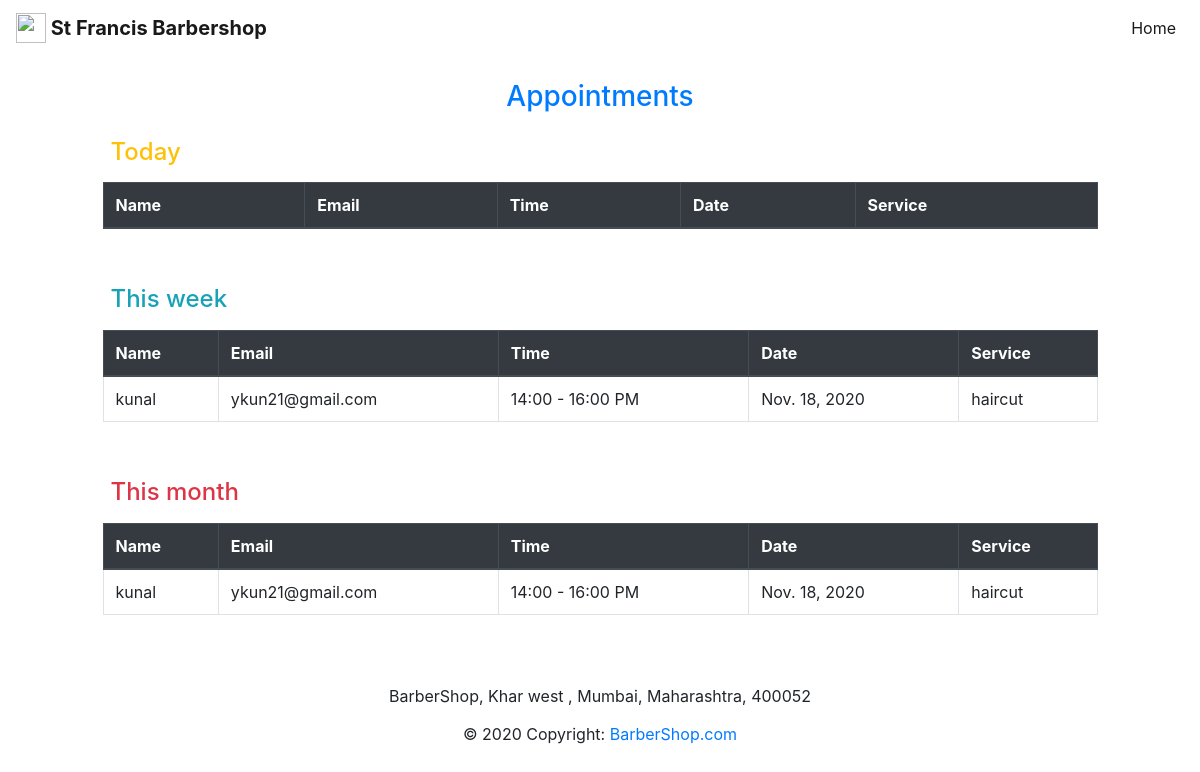
The app's page /appointment_list/ (signed in), older data.
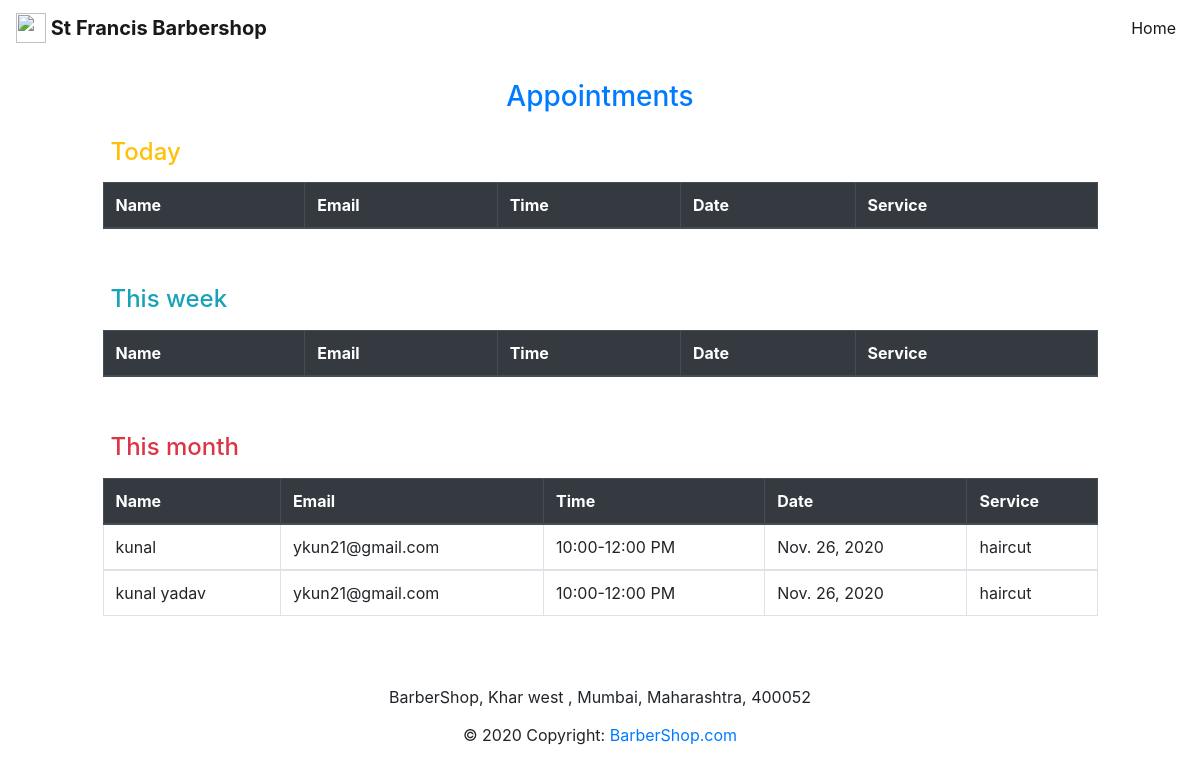
The same page, newer data.
### barbershop/models.py (models this page shows)
class Appointment(models.Model):
    name = models.CharField(max_length=200)
    email = models.EmailField(max_length=200)
    preferred_date = models.DateField(default=datetime.date.today)
    preferred_time = models.CharField(max_length=250, default="10:00 - 12:00 PM")
    service = models.CharField(max_length=250)
    appointment_id = models.CharField(max_length=450)
    def __str__(self):
        return self.name

### barbershop/views.py (the view)
# urls.py: path('appointment_list/', views.appointments_list, name="appointments_list")
@login_required()
def appointments_list(request):
    today = date.today()
    seven_day = today + timedelta(days=6)
    month = today + timedelta(days=30)
    today_appointments = Appointment.objects.filter(preferred_date__range=[today, today])
    week_appointments = Appointment.objects.filter(preferred_date__range=[today, seven_day])
    month_appointments = Appointment.objects.filter(preferred_date__range=[today, month])
    return render(request, "barbershop/appointments_list.html", {"today_appointments": today_appointments,
                                                                 "week_appointments": week_appointments,
                                                                 "month_appointments": month_appointments, })

### barbershop/templates/barbershop/appointments_list.html (shortened to what this page needs)
{% extends "barbershop/main.html" %} {% load static %} {% load crispy_forms_tags %} {% block title%} Make an Appointment {% endblock %} {% block navbar %} <nav class="navbar navbar-expand-md navbar-light bg-white">
    <a class="navbar-brand" href="#">
        <img src="https://www.flaticon.com/svg/static/icons/svg/1995/1995573.svg" width="30" height="30" class="d-inline-block align-top" alt=""><strong> St Francis Barbershop </strong> </a>
    <div class="navbar-collapse collapse" id="collapsingNavbar">
        <ul class="navbar-nav ml-auto">
            <li class="nav-item active">
                <a class="nav-link" href="{% url 'home' %}">Home</a>
            </li>
        </ul>
    </div>
</nav> {% endblock %} {% block content %} <main class="flex-fill">
    <div class="row justify-content-center">
        <div class="col-lg-10 col-md-12 col-sm-12 m-2">
            <h3 class="text-center text-primary mt-3">Appointments</h3>
            <h4 class="text-warning mt-3 p-2">Today</h4>
            <table class="table table-bordered ">
                <thead class="thead-dark">
                    <tr>
                        <th scope="col">Name</th>
                        <th scope="col">Email</th>
                        <th scope="col">Time</th>
                        <th scope="col">Date</th>
                        <th scope="col">Service</th>
                    </tr>
                </thead>
            </table>
            <h4 class="text-info mt-5 p-2">This week</h4>
            <table class="table table-bordered">
                <thead class="thead-dark">
                    <tr>
                        <th scope="col">Name</th>
                        <th scope="col">Email</th>
                        <th scope="col">Time</th>
                        <th scope="col">Date</th>
                        <th scope="col">Service</th>
                    </tr>
                </thead> {% for appointment in week_appointments %} <tbody>
                    <tr>
                        <td>{{appointment}}</td>
                        <td>{{appointment.email}}</td>
                        <td>{{appointment.preferred_time}}</td>
                        <td>{{appointment.preferred_date}}</td>
                        <td>{{appointment.service}}</td>
                    </tr>
                </tbody> {% endfor %}
            </table>
            <h4 class="text-danger mt-5 p-2">This month</h4>
            <table class="table table-bordered">
                <thead class="thead-dark">
                    <tr>
                        <th scope="col">Name</th>
                        <th scope="col">Email</th>
                        <th scope="col">Time</th>
                        <th scope="col">Date</th>
                        <th scope="col">Service</th>
                    </tr>
                </thead> {% for appointment in month_appointments %} <tbody>
                    <tr>
                        <td>{{appointment}}</td>
                        <td>{{appointment.email}}</td>
                        <td>{{appointment.preferred_time}}</td>
                        <td>{{appointment.preferred_date}}</td>
                        <td>{{appointment.service}}</td>
                    </tr>
                </tbody> {% endfor %}
            </table>
        </div>
    </div>
</main> {% endblock %}

Row changes from the older to the newer data that the page shows:
no longer on one of the page's lists (row edited): Appointment: name "kunal", email "ykun21@gmail.com", preferred_time "14:00 - 16:00 PM", preferred_date "Nov. 18, 2020", service "haircut"
changed Appointment "kunal": preferred_time "14:00 - 16:00 PM" → "10:00-12:00 PM"; preferred_date "Nov. 18, 2020" → "Nov. 26, 2020"
added Appointment: name "kunal yadav", email "ykun21@gmail.com", preferred_time "10:00-12:00 PM", preferred_date "Nov. 26, 2020", service "haircut", shown under "This month"
